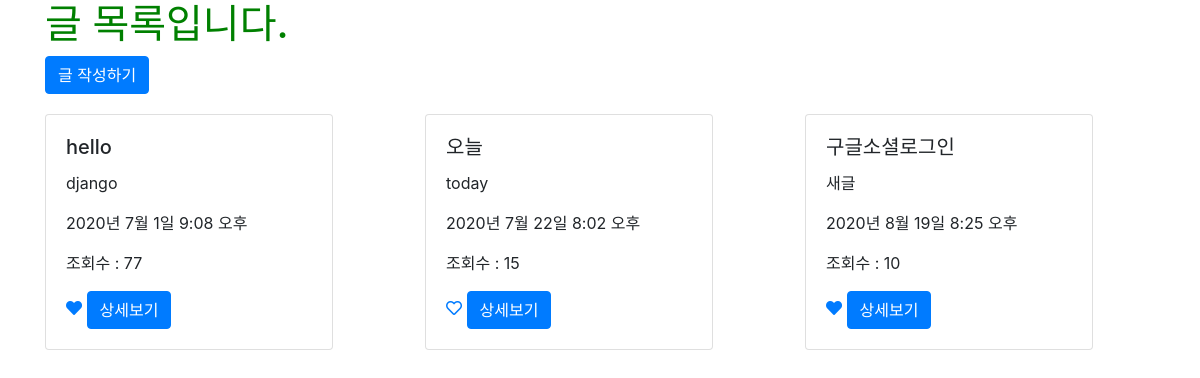
The page /posts/ (signed in) on the database as committed earlier.
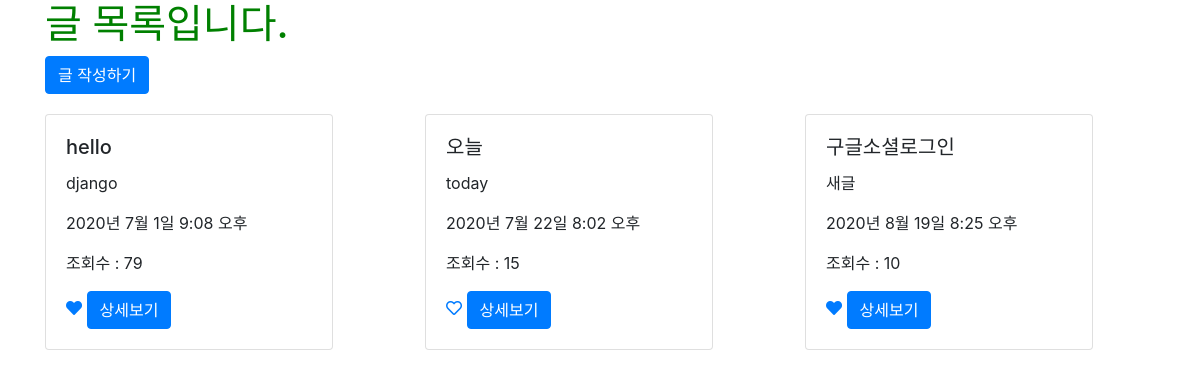
The same page on the database as committed later.
### posts/models.py (models this page shows, shortened)
class Post(models.Model):
    title = models.CharField(max_length=50, null=False)
    content = models.TextField()
    view_count = models.IntegerField(default=0)
    created_at = models.DateTimeField(auto_now_add=True)
    updated_at = models.DateTimeField(auto_now = True)
    image = models.ImageField(upload_to='images/', null=True)
    user = models.ForeignKey(User, on_delete = models.CASCADE, null=True)
    like_user_set = models.ManyToManyField(User, blank=True, related_name='like_user_set', through='Like')

### posts/views.py (the view)
# urls.py: path('', views.main, name="main"),
def main(request):
    posts = Post.objects.all()
    return render(request, 'posts/main.html', {'posts': posts})

### posts/templates/posts/main.html
{% extends 'base.html' %}
{% load static %}
{% block content %}
    {% if user.is_authenticated %}
        <div class="container">
            <h1>글 목록입니다.</h1>
            <a href="{% url 'posts:new' %}" class="btn btn-primary">글 작성하기</a>
            <div class="row">
            {% for post in posts %}
                <div class="col-md-4 col-12">
                    <div class="card" style="width: 18rem; margin-top: 20px;">
                        <div class="card-body">
                            <h5 class="card-title">{{ post.title }}</h5>
                            <p class="card-text">{{ post.content }}</p>
                            <p>{{ post.created_at }}</p>
                            <p>조회수 : {{ post.view_count }}</p>
                            <a href="{% url 'posts:post_like' post.id %}">
                                {% if user in post.like_user_set.all %}
                                    <i class="fas fa-heart"></i>
                                {% else %}
                                    <i class="far fa-heart"></i>
                                {% endif %}
                            </a>
                            <a href="{% url 'posts:show' post.pk %}" class="btn btn-primary">상세보기</a>
                        </div>
                    </div>
                </div>
            {% endfor %}
            </div>
        </div>
    {% else %}
        <h3> 로그인 이후 이용 가능합니다.</h3>
        <a href="{% url 'account_login' %}" class="btn btn-warning"> 로그인</a>
        <a href="{% url 'account_signup' %}" class="btn btn-warning"> 회원가입</a>
    {% endif %}
{% endblock %}

Rows that differ between the two databases and show on the page:
changed Post "hello": view_count "77" → "79"
